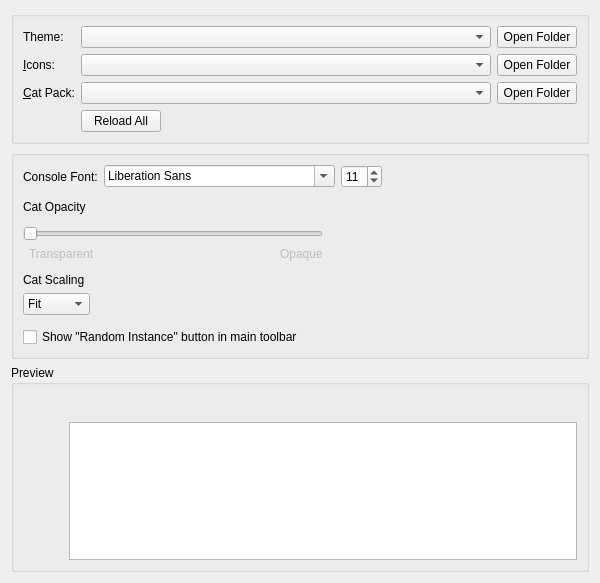
<?xml version="1.0" encoding="UTF-8"?>
<ui version="4.0">
 <class>AppearanceWidget</class>
 <widget class="QWidget" name="AppearanceWidget">
  <property name="geometry">
   <rect>
    <x>0</x>
    <y>0</y>
    <width>600</width>
    <height>583</height>
   </rect>
  </property>
  <property name="minimumSize">
   <size>
    <width>300</width>
    <height>0</height>
   </size>
  </property>
  <layout class="QVBoxLayout" name="verticalLayout" stretch="0,0,0">
   <item>
    <widget class="QGroupBox" name="themingBox">
     <property name="title">
      <string/>
     </property>
     <property name="flat">
      <bool>false</bool>
     </property>
     <layout class="QVBoxLayout" name="verticalLayout_2">
      <item>
       <layout class="QGridLayout" name="gridLayout">
        <item row="2" column="3">
         <widget class="QPushButton" name="catPackFolder">
          <property name="toolTip">
           <string>View cat packs folder.</string>
          </property>
          <property name="text">
           <string>Open Folder</string>
          </property>
         </widget>
        </item>
        <item row="0" column="3">
         <widget class="QPushButton" name="widgetStyleFolder">
          <property name="toolTip">
           <string>View widget themes folder.</string>
          </property>
          <property name="text">
           <string>Open Folder</string>
          </property>
         </widget>
        </item>
        <item row="1" column="3">
         <widget class="QPushButton" name="iconsFolder">
          <property name="toolTip">
           <string>View icon themes folder.</string>
          </property>
          <property name="text">
           <string>Open Folder</string>
          </property>
         </widget>
        </item>
        <item row="2" column="0">
         <widget class="QLabel" name="catPackLabel">
          <property name="text">
           <string>&amp;Cat Pack:</string>
          </property>
          <property name="buddy">
           <cstring>catPackComboBox</cstring>
          </property>
         </widget>
        </item>
        <item row="2" column="2">
         <widget class="QComboBox" name="catPackComboBox"/>
        </item>
        <item row="1" column="2">
         <widget class="QComboBox" name="iconsComboBox">
          <property name="sizePolicy">
           <sizepolicy hsizetype="Expanding" vsizetype="Fixed">
            <horstretch>0</horstretch>
            <verstretch>0</verstretch>
           </sizepolicy>
          </property>
          <property name="focusPolicy">
           <enum>Qt::FocusPolicy::StrongFocus</enum>
          </property>
         </widget>
        </item>
        <item row="0" column="2">
         <widget class="QComboBox" name="widgetStyleComboBox">
          <property name="sizePolicy">
           <sizepolicy hsizetype="Expanding" vsizetype="Fixed">
            <horstretch>0</horstretch>
            <verstretch>0</verstretch>
           </sizepolicy>
          </property>
          <property name="focusPolicy">
           <enum>Qt::FocusPolicy::StrongFocus</enum>
          </property>
         </widget>
        </item>
        <item row="3" column="2">
         <widget class="QPushButton" name="reloadThemesButton">
          <property name="sizePolicy">
           <sizepolicy hsizetype="Maximum" vsizetype="Fixed">
            <horstretch>0</horstretch>
            <verstretch>0</verstretch>
           </sizepolicy>
          </property>
          <property name="text">
           <string>Reload All</string>
          </property>
         </widget>
        </item>
        <item row="0" column="0">
         <widget class="QLabel" name="widgetStyleLabel">
          <property name="text">
           <string>Theme:</string>
          </property>
          <property name="buddy">
           <cstring>widgetStyleComboBox</cstring>
          </property>
         </widget>
        </item>
        <item row="1" column="0">
         <widget class="QLabel" name="iconsLabel">
          <property name="text">
           <string>&amp;Icons:</string>
          </property>
          <property name="buddy">
           <cstring>iconsComboBox</cstring>
          </property>
         </widget>
        </item>
       </layout>
      </item>
     </layout>
    </widget>
   </item>
   <item>
    <widget class="QGroupBox" name="settingsBox">
     <property name="title">
      <string/>
     </property>
     <layout class="QVBoxLayout" name="verticalLayout_5">
      <item>
       <layout class="QHBoxLayout" name="horizontalLayout_5">
        <item>
         <widget class="QLabel" name="label">
          <property name="text">
           <string>Console Font:</string>
          </property>
         </widget>
        </item>
        <item>
         <widget class="QFontComboBox" name="consoleFont"/>
        </item>
        <item>
         <widget class="QSpinBox" name="fontSizeBox">
          <property name="sizePolicy">
           <sizepolicy hsizetype="Maximum" vsizetype="Fixed">
            <horstretch>0</horstretch>
            <verstretch>0</verstretch>
           </sizepolicy>
          </property>
          <property name="minimum">
           <number>5</number>
          </property>
          <property name="maximum">
           <number>16</number>
          </property>
          <property name="value">
           <number>11</number>
          </property>
         </widget>
        </item>
        <item>
         <spacer name="horizontalSpacer_2">
          <property name="orientation">
           <enum>Qt::Orientation::Horizontal</enum>
          </property>
          <property name="sizeHint" stdset="0">
           <size>
            <width>0</width>
            <height>0</height>
           </size>
          </property>
         </spacer>
        </item>
       </layout>
      </item>
      <item>
       <spacer name="verticalSpacer_2">
        <property name="orientation">
         <enum>Qt::Orientation::Vertical</enum>
        </property>
        <property name="sizeType">
         <enum>QSizePolicy::Policy::Fixed</enum>
        </property>
        <property name="sizeHint" stdset="0">
         <size>
          <width>0</width>
          <height>6</height>
         </size>
        </property>
       </spacer>
      </item>
      <item>
       <widget class="QLabel" name="catOpacityLabel">
        <property name="text">
         <string>Cat Opacity</string>
        </property>
       </widget>
      </item>
      <item>
       <widget class="QWidget" name="widget_2" native="true">
        <property name="maximumSize">
         <size>
          <width>300</width>
          <height>16777215</height>
         </size>
        </property>
        <layout class="QHBoxLayout" name="horizontalLayout_2">
         <property name="leftMargin">
          <number>0</number>
         </property>
         <property name="topMargin">
          <number>0</number>
         </property>
         <property name="rightMargin">
          <number>0</number>
         </property>
         <property name="bottomMargin">
          <number>0</number>
         </property>
        </layout>
       </widget>
      </item>
      <item>
       <widget class="QWidget" name="widget" native="true">
        <property name="maximumSize">
         <size>
          <width>300</width>
          <height>16777215</height>
         </size>
        </property>
        <layout class="QGridLayout" name="gridLayout_4">
         <property name="leftMargin">
          <number>0</number>
         </property>
         <property name="topMargin">
          <number>0</number>
         </property>
         <property name="rightMargin">
          <number>0</number>
         </property>
         <property name="bottomMargin">
          <number>0</number>
         </property>
         <item row="3" column="3">
          <widget class="QLabel" name="label_5">
           <property name="enabled">
            <bool>false</bool>
           </property>
           <property name="text">
            <string>Opaque</string>
           </property>
          </widget>
         </item>
         <item row="3" column="2">
          <spacer name="horizontalSpacer_4">
           <property name="orientation">
            <enum>Qt::Orientation::Horizontal</enum>
           </property>
           <property name="sizeHint" stdset="0">
            <size>
             <width>0</width>
             <height>0</height>
            </size>
           </property>
          </spacer>
         </item>
         <item row="3" column="1">
          <widget class="QLabel" name="label_4">
           <property name="enabled">
            <bool>false</bool>
           </property>
           <property name="text">
            <string>Transparent</string>
           </property>
          </widget>
         </item>
         <item row="2" column="0" colspan="4">
          <widget class="QSlider" name="catOpacitySlider">
           <property name="minimumSize">
            <size>
             <width>0</width>
             <height>0</height>
            </size>
           </property>
           <property name="maximum">
            <number>100</number>
           </property>
           <property name="orientation">
            <enum>Qt::Orientation::Horizontal</enum>
           </property>
          </widget>
         </item>
        </layout>
       </widget>
      </item>
      <item>
       <spacer name="verticalSpacer">
        <property name="orientation">
         <enum>Qt::Orientation::Vertical</enum>
        </property>
        <property name="sizeType">
         <enum>QSizePolicy::Policy::Fixed</enum>
        </property>
        <property name="sizeHint" stdset="0">
         <size>
          <width>0</width>
          <height>6</height>
         </size>
        </property>
       </spacer>
      </item>
      <item>
       <widget class="QLabel" name="catFitLabel">
        <property name="sizePolicy">
         <sizepolicy hsizetype="Maximum" vsizetype="Fixed">
          <horstretch>0</horstretch>
          <verstretch>0</verstretch>
         </sizepolicy>
        </property>
        <property name="text">
         <string>Cat Scaling</string>
        </property>
       </widget>
      </item>
      <item>
       <widget class="QComboBox" name="catFitComboBox">
        <property name="sizePolicy">
         <sizepolicy hsizetype="Maximum" vsizetype="Fixed">
          <horstretch>0</horstretch>
          <verstretch>0</verstretch>
         </sizepolicy>
        </property>
        <property name="sizeHint" stdset="0">
         <size>
          <width>81</width>
          <height>32</height>
         </size>
        </property>
        <property name="currentIndex">
         <number>0</number>
        </property>
        <item>
         <property name="text">
          <string>Fit</string>
         </property>
        </item>
        <item>
         <property name="text">
          <string>Fill</string>
         </property>
        </item>
        <item>
         <property name="text">
          <string>Stretch</string>
         </property>
        </item>
       </widget>
      </item>
      <item>
       <spacer name="verticalSpacer_3">
        <property name="orientation">
         <enum>Qt::Orientation::Vertical</enum>
        </property>
        <property name="sizeType">
         <enum>QSizePolicy::Policy::Fixed</enum>
        </property>
        <property name="sizeHint" stdset="0">
         <size>
          <width>0</width>
          <height>6</height>
         </size>
        </property>
       </spacer>
      </item>
      <item>
       <widget class="QCheckBox" name="randomInstanceCheckBox">
        <property name="text">
         <string>Show &quot;Random Instance&quot; button in main toolbar</string>
        </property>
       </widget>
      </item>
     </layout>
    </widget>
   </item>
   <item>
    <widget class="QGroupBox" name="previewBox">
     <property name="title">
      <string>Preview</string>
     </property>
     <layout class="QVBoxLayout" name="verticalLayout_3">
      <item>
       <layout class="QHBoxLayout" name="horizontalLayout_3">
        <item>
         <widget class="QPushButton" name="catPreview">
          <property name="sizePolicy">
           <sizepolicy hsizetype="Fixed" vsizetype="Minimum">
            <horstretch>0</horstretch>
            <verstretch>0</verstretch>
           </sizepolicy>
          </property>
          <property name="focusPolicy">
           <enum>Qt::FocusPolicy::NoFocus</enum>
          </property>
          <property name="text">
           <string/>
          </property>
          <property name="iconSize">
           <size>
            <width>64</width>
            <height>128</height>
           </size>
          </property>
          <property name="flat">
           <bool>true</bool>
          </property>
         </widget>
        </item>
        <item>
         <layout class="QVBoxLayout" name="verticalLayout_4">
          <item>
           <layout class="QHBoxLayout" name="horizontalLayout">
            <item>
             <widget class="QPushButton" name="icon1">
              <property name="focusPolicy">
               <enum>Qt::FocusPolicy::NoFocus</enum>
              </property>
              <property name="text">
               <string/>
              </property>
              <property name="icon">
               <iconset theme="new"/>
              </property>
              <property name="flat">
               <bool>true</bool>
              </property>
             </widget>
            </item>
            <item>
             <widget class="QPushButton" name="icon2">
              <property name="focusPolicy">
               <enum>Qt::FocusPolicy::NoFocus</enum>
              </property>
              <property name="text">
               <string/>
              </property>
              <property name="icon">
               <iconset theme="centralmods"/>
              </property>
              <property name="flat">
               <bool>true</bool>
              </property>
             </widget>
            </item>
            <item>
             <widget class="QPushButton" name="icon3">
              <property name="focusPolicy">
               <enum>Qt::FocusPolicy::NoFocus</enum>
              </property>
              <property name="text">
               <string/>
              </property>
              <property name="icon">
               <iconset theme="viewfolder"/>
              </property>
              <property name="flat">
               <bool>true</bool>
              </property>
             </widget>
            </item>
            <item>
             <widget class="QPushButton" name="icon4">
              <property name="focusPolicy">
               <enum>Qt::FocusPolicy::NoFocus</enum>
              </property>
              <property name="text">
               <string/>
              </property>
              <property name="icon">
               <iconset theme="launch"/>
              </property>
              <property name="flat">
               <bool>true</bool>
              </property>
             </widget>
            </item>
            <item>
             <widget class="QPushButton" name="icon5">
              <property name="focusPolicy">
               <enum>Qt::FocusPolicy::NoFocus</enum>
              </property>
              <property name="text">
               <string/>
              </property>
              <property name="icon">
               <iconset theme="copy"/>
              </property>
              <property name="flat">
               <bool>true</bool>
              </property>
             </widget>
            </item>
            <item>
             <widget class="QPushButton" name="icon6">
              <property name="focusPolicy">
               <enum>Qt::FocusPolicy::NoFocus</enum>
              </property>
              <property name="text">
               <string/>
              </property>
              <property name="icon">
               <iconset theme="export"/>
              </property>
              <property name="flat">
               <bool>true</bool>
              </property>
             </widget>
            </item>
            <item>
             <widget class="QPushButton" name="icon7">
              <property name="focusPolicy">
               <enum>Qt::FocusPolicy::NoFocus</enum>
              </property>
              <property name="text">
               <string/>
              </property>
              <property name="icon">
               <iconset theme="delete"/>
              </property>
              <property name="flat">
               <bool>true</bool>
              </property>
             </widget>
            </item>
            <item>
             <widget class="QPushButton" name="icon8">
              <property name="focusPolicy">
               <enum>Qt::FocusPolicy::NoFocus</enum>
              </property>
              <property name="text">
               <string/>
              </property>
              <property name="icon">
               <iconset theme="about"/>
              </property>
              <property name="flat">
               <bool>true</bool>
              </property>
             </widget>
            </item>
            <item>
             <widget class="QPushButton" name="icon9">
              <property name="focusPolicy">
               <enum>Qt::FocusPolicy::NoFocus</enum>
              </property>
              <property name="text">
               <string/>
              </property>
              <property name="icon">
               <iconset theme="settings"/>
              </property>
              <property name="flat">
               <bool>true</bool>
              </property>
             </widget>
            </item>
            <item>
             <widget class="QPushButton" name="icon10">
              <property name="focusPolicy">
               <enum>Qt::FocusPolicy::NoFocus</enum>
              </property>
              <property name="text">
               <string/>
              </property>
              <property name="icon">
               <iconset theme="cat"/>
              </property>
              <property name="flat">
               <bool>true</bool>
              </property>
             </widget>
            </item>
            <item>
             <spacer name="horizontalSpacer">
              <property name="orientation">
               <enum>Qt::Orientation::Horizontal</enum>
              </property>
              <property name="sizeHint" stdset="0">
               <size>
                <width>0</width>
                <height>0</height>
               </size>
              </property>
             </spacer>
            </item>
           </layout>
          </item>
          <item>
           <widget class="QTextEdit" name="consolePreview">
            <property name="sizePolicy">
             <sizepolicy hsizetype="Expanding" vsizetype="Expanding">
              <horstretch>0</horstretch>
              <verstretch>0</verstretch>
             </sizepolicy>
            </property>
            <property name="horizontalScrollBarPolicy">
             <enum>Qt::ScrollBarPolicy::ScrollBarAsNeeded</enum>
            </property>
            <property name="undoRedoEnabled">
             <bool>false</bool>
            </property>
            <property name="textInteractionFlags">
             <set>Qt::TextInteractionFlag::TextSelectableByKeyboard|Qt::TextInteractionFlag::TextSelectableByMouse</set>
            </property>
           </widget>
          </item>
         </layout>
        </item>
       </layout>
      </item>
     </layout>
    </widget>
   </item>
  </layout>
 </widget>
 <tabstops>
  <tabstop>widgetStyleComboBox</tabstop>
  <tabstop>widgetStyleFolder</tabstop>
  <tabstop>iconsComboBox</tabstop>
  <tabstop>iconsFolder</tabstop>
  <tabstop>catPackComboBox</tabstop>
  <tabstop>catPackFolder</tabstop>
  <tabstop>reloadThemesButton</tabstop>
  <tabstop>consoleFont</tabstop>
  <tabstop>fontSizeBox</tabstop>
  <tabstop>catFitComboBox</tabstop>
  <tabstop>catOpacitySlider</tabstop>
  <tabstop>consolePreview</tabstop>
 </tabstops>
 <resources/>
 <connections/>
</ui>
